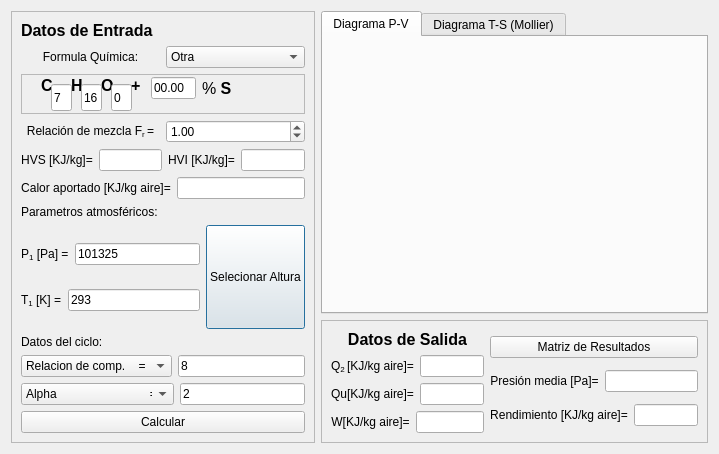
<?xml version="1.0" encoding="UTF-8"?>
<ui version="4.0">
 <class>Dialog</class>
 <widget class="QDialog" name="Dialog">
  <property name="geometry">
   <rect>
    <x>0</x>
    <y>0</y>
    <width>719</width>
    <height>454</height>
   </rect>
  </property>
  <property name="windowTitle">
   <string>Dialog</string>
  </property>
  <layout class="QHBoxLayout" name="horizontalLayout_26">
   <item>
    <widget class="QFrame" name="DatosEntrada">
     <property name="frameShape">
      <enum>QFrame::StyledPanel</enum>
     </property>
     <property name="frameShadow">
      <enum>QFrame::Raised</enum>
     </property>
     <layout class="QVBoxLayout" name="verticalLayout_5">
      <item>
       <widget class="QLabel" name="label">
        <property name="text">
         <string>&lt;html&gt;&lt;head/&gt;&lt;body&gt;&lt;p&gt;&lt;span style=&quot; font-size:12pt; font-weight:600;&quot;&gt;Datos de Entrada&lt;/span&gt;&lt;/p&gt;&lt;/body&gt;&lt;/html&gt;</string>
        </property>
        <property name="textFormat">
         <enum>Qt::RichText</enum>
        </property>
       </widget>
      </item>
      <item>
       <layout class="QVBoxLayout" name="verticalLayout_4">
        <item>
         <layout class="QHBoxLayout" name="horizontalLayout_19">
          <item>
           <widget class="QLabel" name="label_2">
            <property name="text">
             <string>Formula Química:</string>
            </property>
            <property name="alignment">
             <set>Qt::AlignCenter</set>
            </property>
           </widget>
          </item>
          <item>
           <widget class="QComboBox" name="formula_comboBox">
            <property name="layoutDirection">
             <enum>Qt::LeftToRight</enum>
            </property>
            <item>
             <property name="text">
              <string>Otra</string>
             </property>
            </item>
           </widget>
          </item>
         </layout>
        </item>
        <item>
         <widget class="QFrame" name="formula_frame">
          <property name="minimumSize">
           <size>
            <width>0</width>
            <height>40</height>
           </size>
          </property>
          <property name="frameShape">
           <enum>QFrame::StyledPanel</enum>
          </property>
          <property name="frameShadow">
           <enum>QFrame::Raised</enum>
          </property>
          <widget class="QLabel" name="label_5">
           <property name="geometry">
            <rect>
             <x>80</x>
             <y>0</y>
             <width>13</width>
             <height>23</height>
            </rect>
           </property>
           <property name="text">
            <string>&lt;html&gt;&lt;head/&gt;&lt;body&gt;&lt;p&gt;&lt;span style=&quot; font-size:12pt; font-weight:600;&quot;&gt;O&lt;/span&gt;&lt;/p&gt;&lt;/body&gt;&lt;/html&gt;</string>
           </property>
          </widget>
          <widget class="QLineEdit" name="formulaO">
           <property name="geometry">
            <rect>
             <x>90</x>
             <y>10</y>
             <width>21</width>
             <height>27</height>
            </rect>
           </property>
           <property name="text">
            <string>0</string>
           </property>
          </widget>
          <widget class="QLabel" name="label_3">
           <property name="geometry">
            <rect>
             <x>20</x>
             <y>0</y>
             <width>12</width>
             <height>23</height>
            </rect>
           </property>
           <property name="text">
            <string>&lt;html&gt;&lt;head/&gt;&lt;body&gt;&lt;p&gt;&lt;span style=&quot; font-size:12pt; font-weight:600;&quot;&gt;C&lt;/span&gt;&lt;/p&gt;&lt;/body&gt;&lt;/html&gt;</string>
           </property>
          </widget>
          <widget class="QLabel" name="label_7">
           <property name="geometry">
            <rect>
             <x>110</x>
             <y>0</y>
             <width>11</width>
             <height>23</height>
            </rect>
           </property>
           <property name="text">
            <string>&lt;html&gt;&lt;head/&gt;&lt;body&gt;&lt;p&gt;&lt;span style=&quot; font-size:12pt; font-weight:600;&quot;&gt;+&lt;/span&gt;&lt;/p&gt;&lt;/body&gt;&lt;/html&gt;</string>
           </property>
          </widget>
          <widget class="QLineEdit" name="formulaC">
           <property name="geometry">
            <rect>
             <x>30</x>
             <y>10</y>
             <width>21</width>
             <height>27</height>
            </rect>
           </property>
           <property name="sizePolicy">
            <sizepolicy hsizetype="Fixed" vsizetype="Fixed">
             <horstretch>0</horstretch>
             <verstretch>0</verstretch>
            </sizepolicy>
           </property>
           <property name="text">
            <string>7</string>
           </property>
          </widget>
          <widget class="QLabel" name="label_4">
           <property name="geometry">
            <rect>
             <x>50</x>
             <y>0</y>
             <width>13</width>
             <height>23</height>
            </rect>
           </property>
           <property name="text">
            <string>&lt;html&gt;&lt;head/&gt;&lt;body&gt;&lt;p&gt;&lt;span style=&quot; font-size:12pt; font-weight:600;&quot;&gt;H&lt;/span&gt;&lt;/p&gt;&lt;/body&gt;&lt;/html&gt;</string>
           </property>
          </widget>
          <widget class="QLineEdit" name="formulaH">
           <property name="geometry">
            <rect>
             <x>60</x>
             <y>10</y>
             <width>21</width>
             <height>27</height>
            </rect>
           </property>
           <property name="text">
            <string>16</string>
           </property>
          </widget>
          <widget class="QWidget" name="">
           <property name="geometry">
            <rect>
             <x>130</x>
             <y>0</y>
             <width>81</width>
             <height>29</height>
            </rect>
           </property>
           <layout class="QHBoxLayout" name="horizontalLayout_6">
            <item>
             <widget class="QLineEdit" name="formulaS">
              <property name="text">
               <string>00.00</string>
              </property>
             </widget>
            </item>
            <item>
             <widget class="QLabel" name="label_6">
              <property name="text">
               <string>&lt;html&gt;&lt;head/&gt;&lt;body&gt;&lt;p&gt;&lt;span style=&quot; font-size:12pt;&quot;&gt;% &lt;/span&gt;&lt;span style=&quot; font-size:12pt; font-weight:600;&quot;&gt;S&lt;/span&gt;&lt;/p&gt;&lt;/body&gt;&lt;/html&gt;</string>
              </property>
             </widget>
            </item>
           </layout>
          </widget>
         </widget>
        </item>
        <item>
         <layout class="QHBoxLayout" name="horizontalLayout">
          <item>
           <widget class="QLabel" name="label_relacionMezcla">
            <property name="text">
             <string>&lt;html&gt;&lt;head/&gt;&lt;body&gt;&lt;p&gt;Relación de mezcla F&lt;span style=&quot; vertical-align:sub;&quot;&gt;r &lt;/span&gt;=&lt;/p&gt;&lt;/body&gt;&lt;/html&gt;</string>
            </property>
            <property name="alignment">
             <set>Qt::AlignCenter</set>
            </property>
           </widget>
          </item>
          <item>
           <widget class="QDoubleSpinBox" name="relacionMezcla">
            <property name="maximum">
             <double>2.000000000000000</double>
            </property>
            <property name="singleStep">
             <double>0.010000000000000</double>
            </property>
            <property name="value">
             <double>1.000000000000000</double>
            </property>
           </widget>
          </item>
         </layout>
        </item>
        <item>
         <layout class="QHBoxLayout" name="horizontalLayout_2">
          <item>
           <widget class="QLabel" name="label_HVS">
            <property name="text">
             <string>HVS [KJ/kg]=</string>
            </property>
            <property name="alignment">
             <set>Qt::AlignCenter</set>
            </property>
           </widget>
          </item>
          <item>
           <widget class="QLineEdit" name="HVS_lineEdit"/>
          </item>
          <item>
           <widget class="QLabel" name="label_HVI">
            <property name="text">
             <string>HVI [KJ/kg]=</string>
            </property>
            <property name="alignment">
             <set>Qt::AlignCenter</set>
            </property>
           </widget>
          </item>
          <item>
           <widget class="QLineEdit" name="HVI_lineEdit"/>
          </item>
         </layout>
        </item>
        <item>
         <layout class="QHBoxLayout" name="horizontalLayout_3">
          <item>
           <widget class="QLabel" name="label_Q">
            <property name="text">
             <string>Calor aportado [KJ/kg aire]=</string>
            </property>
            <property name="alignment">
             <set>Qt::AlignCenter</set>
            </property>
           </widget>
          </item>
          <item>
           <widget class="QLineEdit" name="calorQ"/>
          </item>
         </layout>
        </item>
       </layout>
      </item>
      <item>
       <layout class="QVBoxLayout" name="verticalLayout_3">
        <item>
         <widget class="QLabel" name="label_8">
          <property name="text">
           <string>Parametros atmosféricos:</string>
          </property>
         </widget>
        </item>
        <item>
         <layout class="QHBoxLayout" name="horizontalLayout_16">
          <item>
           <layout class="QVBoxLayout" name="verticalLayout">
            <item>
             <layout class="QHBoxLayout" name="horizontalLayout_4">
              <item>
               <widget class="QLabel" name="label_9">
                <property name="text">
                 <string>&lt;html&gt;&lt;head/&gt;&lt;body&gt;&lt;p&gt;P&lt;span style=&quot; vertical-align:sub;&quot;&gt;1&lt;/span&gt;  [Pa] =&lt;/p&gt;&lt;/body&gt;&lt;/html&gt;</string>
                </property>
               </widget>
              </item>
              <item>
               <widget class="QLineEdit" name="presion1">
                <property name="text">
                 <string>101325</string>
                </property>
               </widget>
              </item>
             </layout>
            </item>
            <item>
             <layout class="QHBoxLayout" name="horizontalLayout_5">
              <item>
               <widget class="QLabel" name="label_10">
                <property name="text">
                 <string>&lt;html&gt;&lt;head/&gt;&lt;body&gt;&lt;p&gt;T&lt;span style=&quot; vertical-align:sub;&quot;&gt;1&lt;/span&gt;  [K] =&lt;/p&gt;&lt;/body&gt;&lt;/html&gt;</string>
                </property>
               </widget>
              </item>
              <item>
               <widget class="QLineEdit" name="temperatura1">
                <property name="text">
                 <string>293</string>
                </property>
               </widget>
              </item>
             </layout>
            </item>
           </layout>
          </item>
          <item>
           <widget class="QPushButton" name="Altura_Button">
            <property name="sizePolicy">
             <sizepolicy hsizetype="Minimum" vsizetype="Expanding">
              <horstretch>0</horstretch>
              <verstretch>0</verstretch>
             </sizepolicy>
            </property>
            <property name="text">
             <string>Selecionar Altura</string>
            </property>
           </widget>
          </item>
         </layout>
        </item>
       </layout>
      </item>
      <item>
       <layout class="QVBoxLayout" name="verticalLayout_2">
        <item>
         <widget class="QLabel" name="label_11">
          <property name="text">
           <string>Datos del ciclo:</string>
          </property>
         </widget>
        </item>
        <item>
         <layout class="QHBoxLayout" name="horizontalLayout_17">
          <item>
           <widget class="QComboBox" name="selecDatoExtra1">
            <item>
             <property name="text">
              <string>Relacion de comp.    =</string>
             </property>
            </item>
            <item>
             <property name="text">
              <string>T2                                =</string>
             </property>
            </item>
           </widget>
          </item>
          <item>
           <widget class="QLineEdit" name="datoExtra1">
            <property name="text">
             <string>8</string>
            </property>
           </widget>
          </item>
         </layout>
        </item>
        <item>
         <layout class="QHBoxLayout" name="horizontalLayout_18">
          <item>
           <widget class="QComboBox" name="selecDatoExtra2">
            <item>
             <property name="text">
              <string>Alpha                            =</string>
             </property>
            </item>
            <item>
             <property name="text">
              <string>Beta                              =</string>
             </property>
            </item>
            <item>
             <property name="text">
              <string>Presion max                =</string>
             </property>
            </item>
            <item>
             <property name="text">
              <string>Temp. max                  =</string>
             </property>
            </item>
           </widget>
          </item>
          <item>
           <widget class="QLineEdit" name="datoExtra2">
            <property name="text">
             <string>2</string>
            </property>
           </widget>
          </item>
         </layout>
        </item>
       </layout>
      </item>
      <item>
       <widget class="QPushButton" name="calcular">
        <property name="text">
         <string>Calcular</string>
        </property>
       </widget>
      </item>
     </layout>
     <zorder>label</zorder>
     <zorder>calcular</zorder>
     <zorder></zorder>
     <zorder></zorder>
    </widget>
   </item>
   <item>
    <layout class="QVBoxLayout" name="verticalLayout_8">
     <item>
      <widget class="QTabWidget" name="PlotArea">
       <property name="currentIndex">
        <number>0</number>
       </property>
       <property name="movable">
        <bool>false</bool>
       </property>
       <widget class="QWidget" name="tab">
        <attribute name="title">
         <string>Diagrama P-V</string>
        </attribute>
       </widget>
       <widget class="QWidget" name="tab_2">
        <attribute name="title">
         <string>Diagrama T-S (Mollier)</string>
        </attribute>
       </widget>
      </widget>
     </item>
     <item>
      <widget class="QFrame" name="DatosSalida">
       <property name="frameShape">
        <enum>QFrame::StyledPanel</enum>
       </property>
       <property name="frameShadow">
        <enum>QFrame::Raised</enum>
       </property>
       <layout class="QHBoxLayout" name="horizontalLayout_25">
        <item>
         <layout class="QVBoxLayout" name="verticalLayout_6">
          <item>
           <widget class="QLabel" name="label_14">
            <property name="text">
             <string>&lt;html&gt;&lt;head/&gt;&lt;body&gt;&lt;p&gt;&lt;span style=&quot; font-size:12pt; font-weight:600;&quot;&gt;Datos de Salida&lt;/span&gt;&lt;/p&gt;&lt;/body&gt;&lt;/html&gt;</string>
            </property>
            <property name="textFormat">
             <enum>Qt::RichText</enum>
            </property>
            <property name="alignment">
             <set>Qt::AlignCenter</set>
            </property>
           </widget>
          </item>
          <item>
           <layout class="QHBoxLayout" name="horizontalLayout_20">
            <item>
             <widget class="QLabel" name="label_17">
              <property name="text">
               <string>&lt;html&gt;&lt;head/&gt;&lt;body&gt;&lt;p&gt;Q&lt;span style=&quot; vertical-align:sub;&quot;&gt;2 &lt;/span&gt;[KJ/kg aire]=&lt;/p&gt;&lt;/body&gt;&lt;/html&gt;</string>
              </property>
              <property name="alignment">
               <set>Qt::AlignCenter</set>
              </property>
             </widget>
            </item>
            <item>
             <widget class="QLineEdit" name="calor2"/>
            </item>
           </layout>
          </item>
          <item>
           <layout class="QHBoxLayout" name="horizontalLayout_21">
            <item>
             <widget class="QLabel" name="label_19">
              <property name="text">
               <string>&lt;html&gt;&lt;head/&gt;&lt;body&gt;&lt;p&gt;Qu&lt;span style=&quot; vertical-align:sub;&quot;/&gt;[KJ/kg aire]=&lt;/p&gt;&lt;/body&gt;&lt;/html&gt;</string>
              </property>
              <property name="alignment">
               <set>Qt::AlignCenter</set>
              </property>
             </widget>
            </item>
            <item>
             <widget class="QLineEdit" name="calorU"/>
            </item>
           </layout>
          </item>
          <item>
           <layout class="QHBoxLayout" name="horizontalLayout_22">
            <item>
             <widget class="QLabel" name="label_20">
              <property name="text">
               <string>&lt;html&gt;&lt;head/&gt;&lt;body&gt;&lt;p&gt;W[KJ/kg aire]=&lt;/p&gt;&lt;/body&gt;&lt;/html&gt;</string>
              </property>
              <property name="alignment">
               <set>Qt::AlignCenter</set>
              </property>
             </widget>
            </item>
            <item>
             <widget class="QLineEdit" name="trabajoW"/>
            </item>
           </layout>
          </item>
         </layout>
        </item>
        <item>
         <layout class="QVBoxLayout" name="verticalLayout_7">
          <item>
           <widget class="QPushButton" name="matrixButton">
            <property name="text">
             <string>Matriz de Resultados</string>
            </property>
           </widget>
          </item>
          <item>
           <layout class="QHBoxLayout" name="horizontalLayout_24">
            <item>
             <widget class="QLabel" name="label_21">
              <property name="text">
               <string>Presión media [Pa]=</string>
              </property>
              <property name="alignment">
               <set>Qt::AlignCenter</set>
              </property>
             </widget>
            </item>
            <item>
             <widget class="QLineEdit" name="presionMedia"/>
            </item>
           </layout>
          </item>
          <item>
           <layout class="QHBoxLayout" name="horizontalLayout_23">
            <item>
             <widget class="QLabel" name="label_18">
              <property name="text">
               <string>Rendimiento [KJ/kg aire]=</string>
              </property>
              <property name="alignment">
               <set>Qt::AlignCenter</set>
              </property>
             </widget>
            </item>
            <item>
             <widget class="QLineEdit" name="rendimiento"/>
            </item>
           </layout>
          </item>
         </layout>
        </item>
       </layout>
      </widget>
     </item>
    </layout>
   </item>
  </layout>
  <zorder></zorder>
  <zorder>DatosEntrada</zorder>
 </widget>
 <tabstops>
  <tabstop>formulaC</tabstop>
  <tabstop>formulaH</tabstop>
  <tabstop>formulaO</tabstop>
  <tabstop>formulaS</tabstop>
  <tabstop>relacionMezcla</tabstop>
  <tabstop>calorQ</tabstop>
  <tabstop>presion1</tabstop>
  <tabstop>selecDatoExtra2</tabstop>
  <tabstop>datoExtra2</tabstop>
  <tabstop>calor2</tabstop>
  <tabstop>calorU</tabstop>
  <tabstop>trabajoW</tabstop>
  <tabstop>presionMedia</tabstop>
  <tabstop>rendimiento</tabstop>
 </tabstops>
 <resources/>
 <connections/>
</ui>
